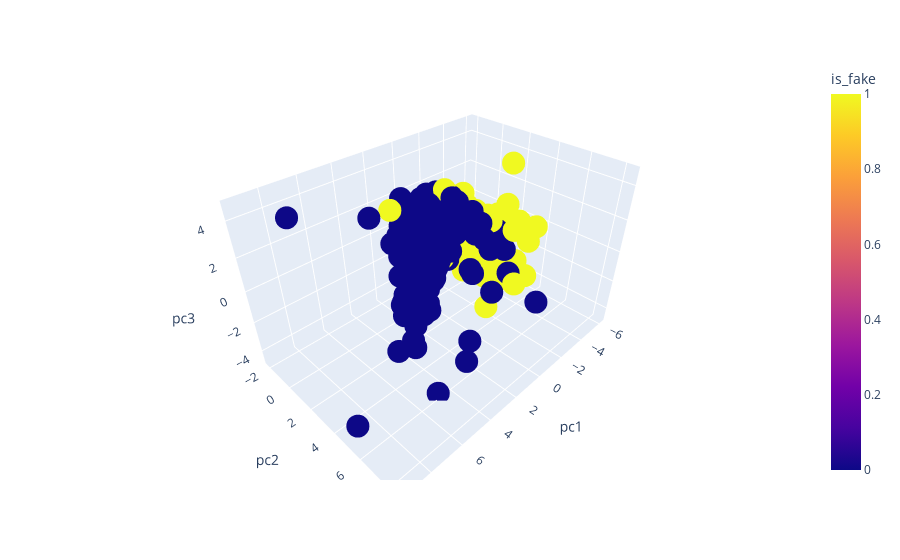

The notebook cell saved with this chart:
### Code cell
import plotly.express as px

pcs = pd.DataFrame(list(zip(pc1, pc2, pc3, is_fake)),columns =['pc1', 'pc2', 'pc3', 'is_fake']) 
fig = px.scatter_3d(pcs, x='pc1', y='pc2', z='pc3',color='is_fake')
fig.show()

### Figure 1 — Plotly figure (JSON) as saved in the notebook; plotly's stock layout.template omitted (floating-point values rounded to 4 significant figures; data arrays with more than 128 entries replaced by an {"elided": "..."} marker saying what was removed)
{"data": [{"hovertemplate": "pc1=%{x}<br>pc2=%{y}<br>pc3=%{z}<br>is_fake=%{marker.color}<extra></extra>", "legendgroup": "", "marker": {"color": {"elided": "1194 int values"}, "coloraxis": "coloraxis", "symbol": "circle"}, "mode": "markers", "name": "", "scene": "scene", "showlegend": false, "type": "scatter3d", "x": {"elided": "1194 float values"}, "y": {"elided": "1194 float values"}, "z": {"elided": "1194 float values"}}], "layout": {"coloraxis": {"colorbar": {"title": {"text": "is_fake"}}, "colorscale": [[0, "#0d0887"], [0.1111, "#46039f"], [0.2222, "#7201a8"], [0.3333, "#9c179e"], [0.4444, "#bd3786"], [0.5556, "#d8576b"], [0.6667, "#ed7953"], [0.7778, "#fb9f3a"], [0.8889, "#fdca26"], [1, "#f0f921"]]}, "legend": {"tracegroupgap": 0}, "margin": {"t": 60}, "scene": {"domain": {"x": [0, 1], "y": [0, 1]}, "xaxis": {"title": {"text": "pc1"}}, "yaxis": {"title": {"text": "pc2"}}, "zaxis": {"title": {"text": "pc3"}}}}}
